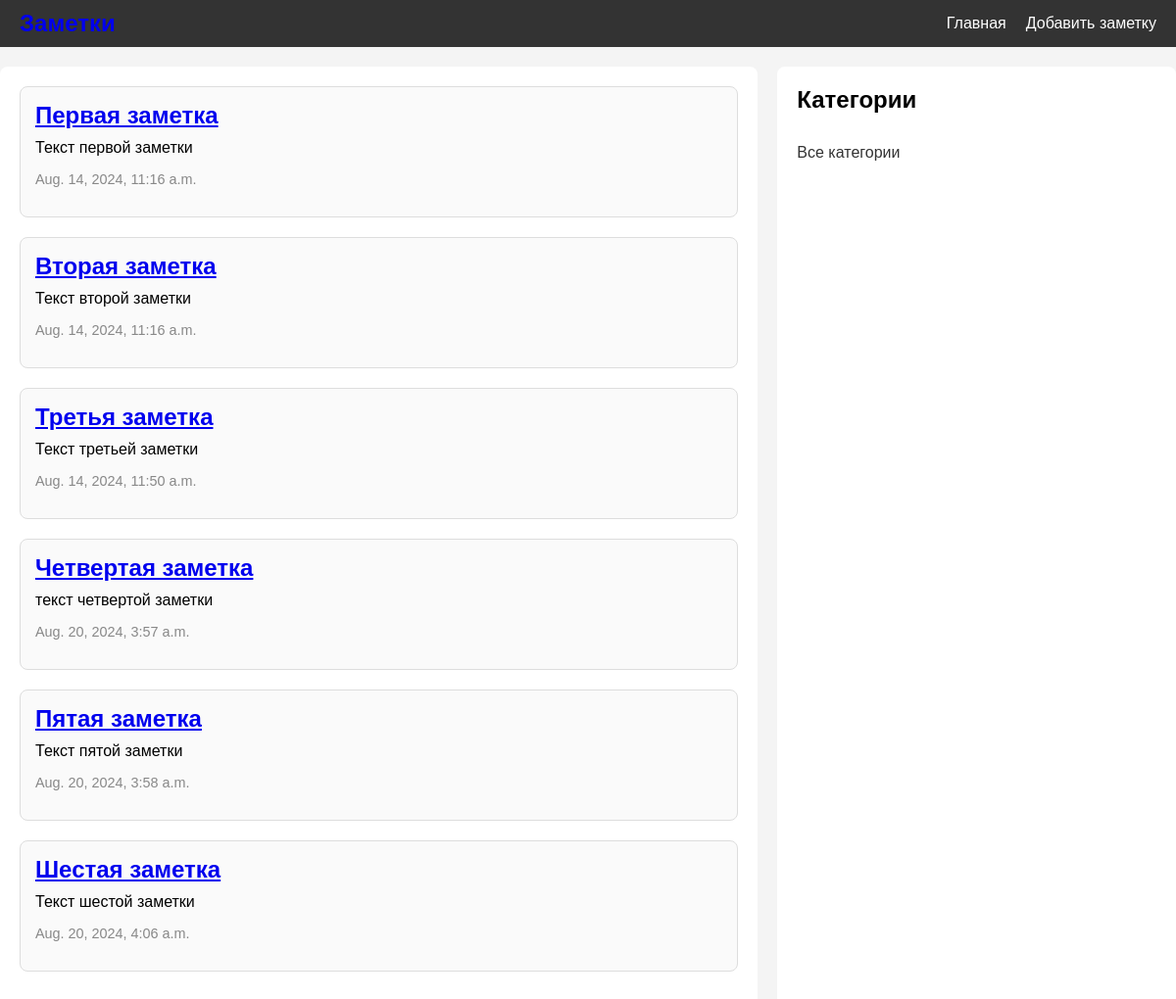
/, run on an earlier commit of the app's database.
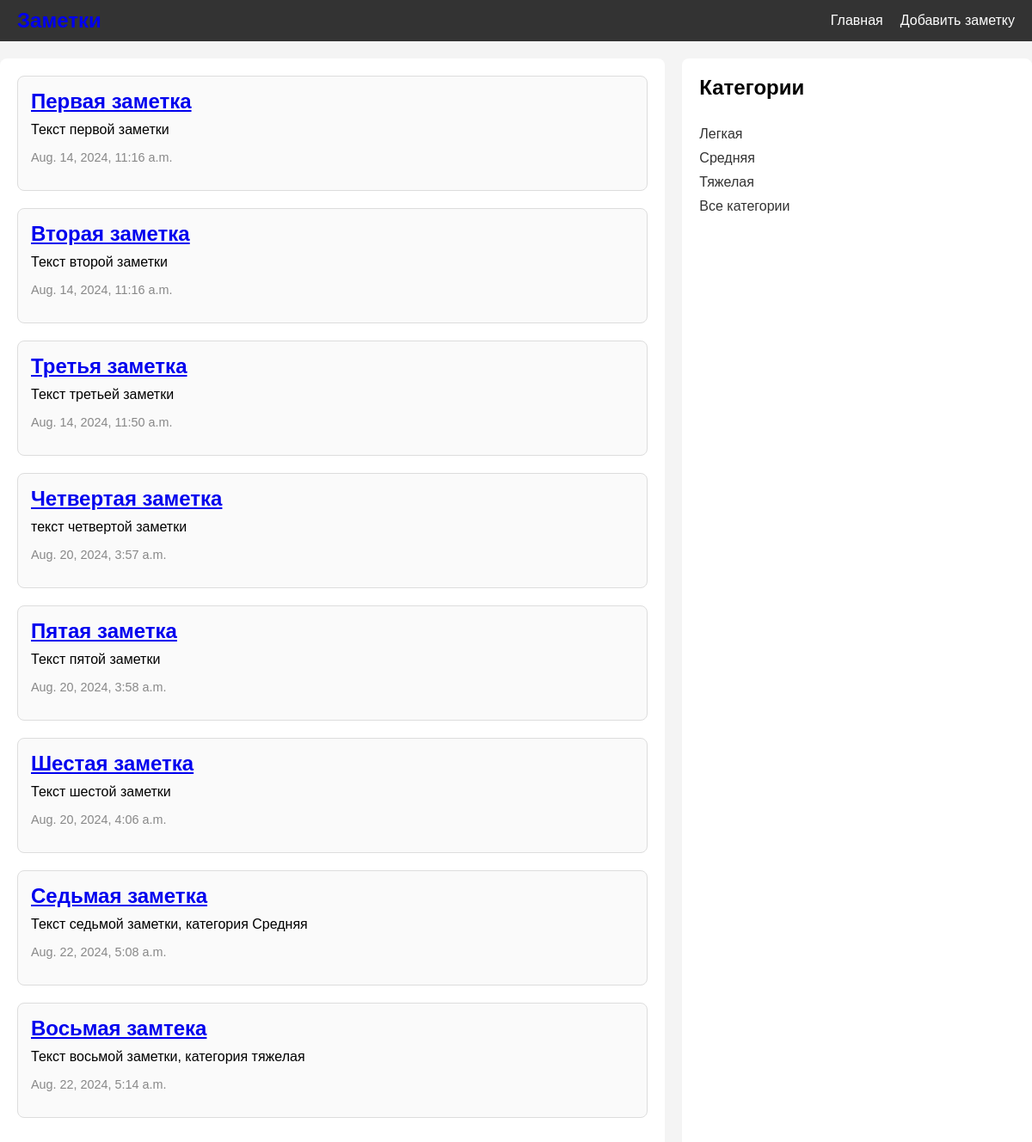
And on a later commit of the database.
### core/models.py (models this page shows, shortened)
class Post(models.Model):
    title = models.CharField(max_length=200)
    text = models.TextField()
    created_data = models.DateTimeField(auto_now_add=True)
    category = models.ForeignKey(PostCategory,
                                 blank = True,
                                 null = True,
                                 on_delete=models.SET_NULL,
                                 related_name='category_post')
    class Meta:
        verbose_name = 'Запись'
        verbose_name_plural = 'Записи'

class PostCategory(models.Model):
    title = models.CharField(max_length=255, verbose_name='Название')
    class Meta:
        verbose_name = 'Категория'
        verbose_name_plural = 'Категории'

### core/views.py (the view)
# urls.py: path('', main, name='main'),
def main(request):
    posts = Post.objects.all()
    category = request.GET.get('category')
    active_category = None
    if category:
        posts = posts.filter(category__id=category)
        active_category = PostCategory.objects.get(id=category)
    categories = PostCategory.objects.all()
    context = {
        "posts": posts,
        'categories': categories,
        'active_category': active_category
    }
    return render(request, 'main.html', context)

### templates/main.html
{% extends 'base.html' %}
{% block content %}
<div class="container">
    <div class="main-content">
       {% for post in posts %}
        <div class="post-card">
            <h2><a href="{% url 'post_detail' post.id %}">{{ post.title }}</a></h2>
            <p>{{ post.text }}</p>
            <p class="date">{{ post.created_data }}</p>
        </div>
        {% endfor %}
    </div>
    <aside class="sidebar">
        <h2>Категории</h2>
        <ul>
            {% for category in categories %}
            {% if category.id == active_category.id %}
            <b><li><a href="?category={{ category.id }}">{{category.title}}</a></li></b>
            {% else %}
            <li><a href="?category={{ category.id }}">{{category.title}}</a></li>
            {% endif %}
            {% endfor %}
            <li><a href="{% url 'main' %}">Все категории</a></li>
        </ul>
    </aside>
</div>
{% endblock %}

### templates/base.html (shortened to what this page needs)
<!DOCTYPE html>
<html lang="en">
<head>
</head>
<body>
<header>
    <div class="header-container">
        <div class="header-logo"><a style="text-decoration:none" href="{% url 'main' %}">Заметки</a></div>
        <ul class="nav-menu">
            <li><a href="{% url 'main' %}">Главная</a></li>
            <li><a href="{% url 'post_add' %}">Добавить заметку</a></li>
        </ul>
    </div>
</header>
{% block content %}
{% endblock %}
</body>
</html>

### templates/base.html (style rules this page uses)
body { font-family: Arial, sans-serif; margin: 0; padding: 0; background-color: #f4f4f4; }
header { background-color: #333; color: #fff; padding: 10px 0; }
.header-container { display: flex; justify-content: space-between; align-items: center; max-width: 1200px; margin: 0 auto; padding: 0 20px; }
.header-logo { font-size: 1.5em; font-weight: bold; }
.nav-menu { list-style-type: none; margin: 0; padding: 0; display: flex; }
.nav-menu li { margin-left: 20px; }
.nav-menu li a { color: #fff; text-decoration: none; font-size: 1em; }
.container { display: flex; margin: 20px; max-width: 1200px; margin: 20px auto; }
.main-content { flex: 2; padding: 20px; background-color: #fff; border-radius: 8px; margin-right: 20px; }
.sidebar { flex: 1; padding: 20px; background-color: #fff; border-radius: 8px; }
h1, h2 { margin: 0; padding-bottom: 10px; }
.post-card { padding: 15px; margin-bottom: 20px; border: 1px solid #ddd; border-radius: 8px; background-color: #fafafa; }
.post-card p { margin: 0 0 15px; }
.post-card .date { color: #888; font-size: 0.9em; }
ul { list-style-type: none; padding: 0; }
ul li { padding: 5px 0; }
ul li a { text-decoration: none; color: #333; }

What changed in the data, as far as the page shows it:
added Post: title "Седьмая заметка", text "Текст седьмой заметки, категория Средняя", created_data "Aug. 22, 2024, 5:08 a.m."
added Post: title "Восьмая замтека", text "Текст восьмой заметки, категория тяжелая", created_data "Aug. 22, 2024, 5:14 a.m."
added PostCategory: title "Легкая"
added PostCategory: title "Средняя"
added PostCategory: title "Тяжелая"
